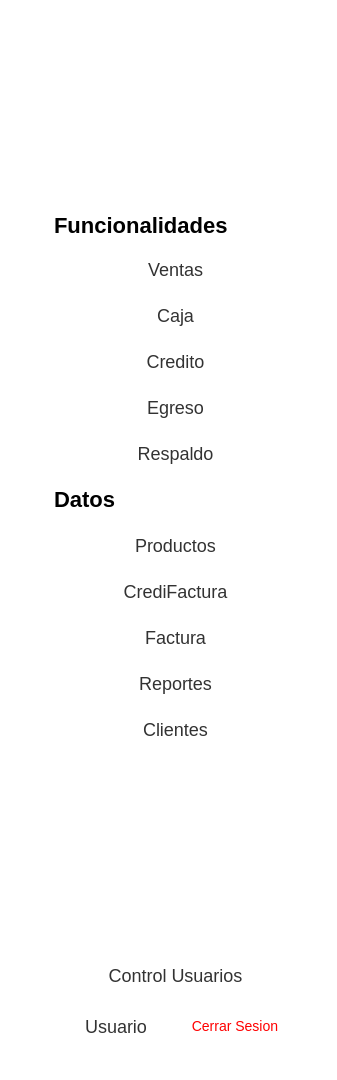
<?xml version="1.0" encoding="UTF-8"?>
<ui version="4.0">
 <class>Navbar</class>
 <widget class="QWidget" name="Navbar">
  <property name="geometry">
   <rect>
    <x>0</x>
    <y>0</y>
    <width>337</width>
    <height>1080</height>
   </rect>
  </property>
  <property name="sizePolicy">
   <sizepolicy hsizetype="Preferred" vsizetype="Fixed">
    <horstretch>0</horstretch>
    <verstretch>0</verstretch>
   </sizepolicy>
  </property>
  <property name="windowTitle">
   <string>Form</string>
  </property>
  <property name="styleSheet">
   <string notr="true">background-color: rgb(255, 255, 255);
</string>
  </property>
  <layout class="QHBoxLayout" name="horizontalLayout_2">
   <item>
    <widget class="QWidget" name="Contenedor" native="true">
     <property name="sizePolicy">
      <sizepolicy hsizetype="Preferred" vsizetype="Expanding">
       <horstretch>0</horstretch>
       <verstretch>0</verstretch>
      </sizepolicy>
     </property>
     <property name="minimumSize">
      <size>
       <width>0</width>
       <height>900</height>
      </size>
     </property>
     <property name="styleSheet">
      <string notr="true">
QPushButton {
    background-color: black; /* Fondo blanco */
    border: none; /* Sin borde ni decoración inicial */
    color:  white; /* Color del texto */
    border-radius: 15px; /* Bordes circulares */
    padding: 5px 10px; /* Espaciado interno para mejor apariencia */
	height: 40px; /* Altura del botón */
    text-align: center; /* Alinea el texto del botón a la izquierda */
    font-size: 18px; /* Tamaño de fuente */
	margin-top:20px;
}

QPushButton:hover {
    background-color: rgb(106, 106, 106); /* Gris claro al pasar el mouse */
    cursor: pointer; /* Cursor de mano al pasar sobre el botón */
}

QToolButton {
    background-color: white; /* Fondo blanco */
    border: none; /* Sin borde ni decoración inicial */
    color:  rgb(50, 50, 50); /* Color del texto */
    border-radius: 15px; /* Bordes circulares */
    padding: 5px 10px; /* Espaciado interno para mejor apariencia */
	height: 40px; /* Altura del botón */
    text-align: left; /* Alinea el texto del botón a la izquierda */
    font-size: 18px; /* Tamaño de fuente */
    cursor: pointer;
}

QToolButton:hover {
    background-color: #f2f2f2; /* Gris claro al pasar el mouse */
    cursor: pointer;
}
QLineEdit {
    background-color: rgb(255, 255, 255); /* Fondo blanco */
    border: none; /* Sin bordes visibles */
    padding: 4px; /* Espaciado interno entre el texto y los bordes */
    margin-right: 5px; /* Espaciado externo solo a la derecha */
    border-radius: 10px; /* Bordes redondeados */
    color: black; /* Texto negro */
    text-align: left; /* Texto alineado a la izquierda */
    font-size: 18px; /* Tamaño del texto */
}

/* Cuando el QLineEdit está enfocado (se está escribiendo) */
QLineEdit:focus {
    background-color: rgb(230, 230, 250); /* Color de fondo cuando el campo está activo */
    border: 1px solid rgb(0, 0, 0); /* Borde negro al estar activo */
}

QLabel {
    font-size: 20px; /* Tamaño de fuente */
    color:  black; /* Color del texto */
    margin-right: 10px; /* Espaciado a la derecha */
    padding: 5px; /* Espaciado interno */
    text-align: left; /* Alineación del texto a la izquierda */
}
QTableWidget {
    border: none;
    background-color: #ffffff; /* Fondo blanco para la tabla */
    box-shadow: 0 4px 8px rgba(0, 0, 0, 0.1); /* Sombra suave alrededor de la tabla */
}

QTableWidget::item {
    background-color: #f2f2f2; 
    border: none; 
    transition: background-color 0.3s ease; /* Suavizado de transición de color de fondo */
    pointer-events: none; /* Desactiva la interacción con las celdas (como editar) */
}

QTableWidget::item:selected {
    background-color: #aad4ff; /* Color azul claro para celdas seleccionadas */
    color: black; /* Texto negro para celdas seleccionadas */
}

QTableWidget::item:hover {
    background-color: #e6e6e6; /* Color de fondo al pasar el cursor sobre las celdas */
}

QHeaderView::section {
    border: none; 
    background-color: #f2f2f2; 
    font-weight: normal; /* No negritas */
    text-align: center; /* Centrado del texto en los encabezados */
    box-shadow: 0 2px 4px rgba(0, 0, 0, 0.1); /* Sombra suave para los encabezados */
}

QHeaderView::section:focus {
    background-color: #f2f2f2; /* Sin color de fondo cuando está en foco */
    border: none; /* Sin borde cuando está en foco */
}

QTableWidget::item:focus {
    border: none; /* Sin borde cuando las celdas tienen el foco */
    background-color: #f2f2f2; /* Mantener el fondo sin color azul */
}

QTableCornerButton::section {
    background-color: #f2f2f2; 
    border: none; 
}

QTableWidget::verticalHeader {
    background-color: #f2f2f2;
    border: none;
    font-weight: normal; /* No negritas */
}

QTableWidget::item:hover {
    background-color: #e6e6e6; /* Color de fondo al pasar el cursor sobre las celdas */
}

/* Personalización de la barra de desplazamiento */
QScrollBar:vertical {
    border: none;
    background: #f7f7f7; /* Fondo de la barra */
    width: 8px; /* Barra más delgada */
    border-radius: 4px; /* Bordes más redondeados */
}

QScrollBar::handle:vertical {
    background: #bbb; /* Fondo del control deslizante */
    min-height: 20px; /* Control deslizante más delgado */
    border-radius: 4px; /* Bordes redondeados */
    transition: background-color 0.3s ease; /* Transición suave para el cambio de color */
}

QScrollBar::handle:vertical:hover {
    background: #888; /* Color más oscuro cuando el control deslizante está siendo desplazado */
}

QScrollBar::add-line:vertical, QScrollBar::sub-line:vertical {
    border: none;
    background: #f2f2f2; /* Fondo para los botones de la barra */
    height: 0px; /* Sin altura para los botones */
}

QScrollBar:horizontal {
    border: none;
    background: #f7f7f7; /* Fondo de la barra */
    height: 8px; /* Barra más delgada */
    border-radius: 4px; /* Bordes más redondeados */
}

QScrollBar::handle:horizontal {
    background: #bbb; /* Fondo del control deslizante */
    min-width: 20px; /* Control deslizante más delgado */
    border-radius: 4px; /* Bordes redondeados */
    transition: background-color 0.3s ease; /* Transición suave para el cambio de color */
}

QScrollBar::handle:horizontal:hover {
    background: #888; /* Color más oscuro cuando el control deslizante está siendo desplazado */
}

QScrollBar::add-line:horizontal, QScrollBar::sub-line:horizontal {
    border: none;
    background: #f2f2f2; /* Fondo para los botones de la barra */
    width: 0px; /* Sin ancho para los botones */
}


</string>
     </property>
     <layout class="QHBoxLayout" name="horizontalLayout">
      <item>
       <widget class="QWidget" name="QWNavbar" native="true">
        <property name="sizePolicy">
         <sizepolicy hsizetype="Fixed" vsizetype="Expanding">
          <horstretch>0</horstretch>
          <verstretch>0</verstretch>
         </sizepolicy>
        </property>
        <property name="minimumSize">
         <size>
          <width>250</width>
          <height>800</height>
         </size>
        </property>
        <property name="styleSheet">
         <string notr="true">#QWNavbar {
    background-color: white; /* Fondo blanco */
}
</string>
        </property>
        <layout class="QVBoxLayout" name="verticalLayout">
         <item alignment="Qt::AlignTop">
          <widget class="QLabel" name="LabelImgNavbar">
           <property name="enabled">
            <bool>true</bool>
           </property>
           <property name="sizePolicy">
            <sizepolicy hsizetype="Fixed" vsizetype="Fixed">
             <horstretch>50</horstretch>
             <verstretch>50</verstretch>
            </sizepolicy>
           </property>
           <property name="minimumSize">
            <size>
             <width>80</width>
             <height>130</height>
            </size>
           </property>
           <property name="maximumSize">
            <size>
             <width>260</width>
             <height>70</height>
            </size>
           </property>
           <property name="styleSheet">
            <string notr="true">#LabelImg {
    background-position: center;
    background-repeat: no-repeat;
    background-size: 100% 100%; /* Ajusta la imagen para que ocupe todo el área del label */
    height: 200px; /* Ajusta la altura del QLabel */
    width: 300px; /* Ajusta el ancho del QLabel */
}
</string>
           </property>
           <property name="text">
            <string/>
           </property>
           <property name="pixmap">
            <pixmap>../../assets/Logo.png</pixmap>
           </property>
           <property name="scaledContents">
            <bool>true</bool>
           </property>
          </widget>
         </item>
         <item>
          <spacer name="verticalSpacer_2">
           <property name="orientation">
            <enum>Qt::Vertical</enum>
           </property>
           <property name="sizeType">
            <enum>QSizePolicy::Fixed</enum>
           </property>
           <property name="sizeHint" stdset="0">
            <size>
             <width>20</width>
             <height>20</height>
            </size>
           </property>
          </spacer>
         </item>
         <item>
          <widget class="QLabel" name="LabelFuncionalidades">
           <property name="sizePolicy">
            <sizepolicy hsizetype="Fixed" vsizetype="Fixed">
             <horstretch>0</horstretch>
             <verstretch>0</verstretch>
            </sizepolicy>
           </property>
           <property name="minimumSize">
            <size>
             <width>250</width>
             <height>30</height>
            </size>
           </property>
           <property name="maximumSize">
            <size>
             <width>300</width>
             <height>50</height>
            </size>
           </property>
           <property name="styleSheet">
            <string notr="true">#LabelFuncionalidades {
    font-weight: bold; /* Negrita */
    font-size: 22px; /* Tamaño de fuente */
}
</string>
           </property>
           <property name="text">
            <string>Funcionalidades</string>
           </property>
          </widget>
         </item>
         <item>
          <widget class="QToolButton" name="BtnVentas">
           <property name="sizePolicy">
            <sizepolicy hsizetype="Preferred" vsizetype="Fixed">
             <horstretch>0</horstretch>
             <verstretch>0</verstretch>
            </sizepolicy>
           </property>
           <property name="minimumSize">
            <size>
             <width>0</width>
             <height>0</height>
            </size>
           </property>
           <property name="maximumSize">
            <size>
             <width>16777215</width>
             <height>40</height>
            </size>
           </property>
           <property name="cursor">
            <cursorShape>PointingHandCursor</cursorShape>
           </property>
           <property name="toolTip">
            <string>&lt;html&gt;&lt;head/&gt;&lt;body&gt;&lt;p align=&quot;center&quot;&gt;&lt;br/&gt;&lt;/p&gt;&lt;/body&gt;&lt;/html&gt;</string>
           </property>
           <property name="styleSheet">
            <string notr="true">
    padding-left: 10px; /* Distancia entre icono y borde izquierdo */
    text-align: right; /* Texto más hacia la derecha */

</string>
           </property>
           <property name="text">
            <string>   Ventas</string>
           </property>
           <property name="icon">
            <iconset>
             <normaloff>../../assets/iconos/ventas.png</normaloff>../../assets/iconos/ventas.png</iconset>
           </property>
           <property name="iconSize">
            <size>
             <width>30</width>
             <height>30</height>
            </size>
           </property>
           <property name="toolButtonStyle">
            <enum>Qt::ToolButtonTextBesideIcon</enum>
           </property>
           <property name="autoRaise">
            <bool>false</bool>
           </property>
          </widget>
         </item>
         <item>
          <widget class="QToolButton" name="BtnCaja">
           <property name="sizePolicy">
            <sizepolicy hsizetype="Preferred" vsizetype="Fixed">
             <horstretch>0</horstretch>
             <verstretch>0</verstretch>
            </sizepolicy>
           </property>
           <property name="maximumSize">
            <size>
             <width>16777215</width>
             <height>40</height>
            </size>
           </property>
           <property name="cursor">
            <cursorShape>PointingHandCursor</cursorShape>
           </property>
           <property name="styleSheet">
            <string notr="true"/>
           </property>
           <property name="text">
            <string>   Caja</string>
           </property>
           <property name="icon">
            <iconset>
             <normaloff>../../assets/iconos/Caja.png</normaloff>../../assets/iconos/Caja.png</iconset>
           </property>
           <property name="iconSize">
            <size>
             <width>30</width>
             <height>30</height>
            </size>
           </property>
           <property name="toolButtonStyle">
            <enum>Qt::ToolButtonTextBesideIcon</enum>
           </property>
          </widget>
         </item>
         <item>
          <widget class="QToolButton" name="BtnCredito">
           <property name="sizePolicy">
            <sizepolicy hsizetype="Preferred" vsizetype="Fixed">
             <horstretch>0</horstretch>
             <verstretch>0</verstretch>
            </sizepolicy>
           </property>
           <property name="maximumSize">
            <size>
             <width>16777215</width>
             <height>40</height>
            </size>
           </property>
           <property name="cursor">
            <cursorShape>PointingHandCursor</cursorShape>
           </property>
           <property name="text">
            <string>   Credito</string>
           </property>
           <property name="icon">
            <iconset>
             <normaloff>../../assets/iconos/Credito.png</normaloff>../../assets/iconos/Credito.png</iconset>
           </property>
           <property name="iconSize">
            <size>
             <width>30</width>
             <height>30</height>
            </size>
           </property>
           <property name="toolButtonStyle">
            <enum>Qt::ToolButtonTextBesideIcon</enum>
           </property>
          </widget>
         </item>
         <item>
          <widget class="QToolButton" name="BtnEgreso">
           <property name="sizePolicy">
            <sizepolicy hsizetype="Preferred" vsizetype="Fixed">
             <horstretch>0</horstretch>
             <verstretch>0</verstretch>
            </sizepolicy>
           </property>
           <property name="maximumSize">
            <size>
             <width>16777215</width>
             <height>40</height>
            </size>
           </property>
           <property name="cursor">
            <cursorShape>PointingHandCursor</cursorShape>
           </property>
           <property name="text">
            <string>   Egreso</string>
           </property>
           <property name="icon">
            <iconset>
             <normaloff>../../assets/iconos/Egreso.png</normaloff>../../assets/iconos/Egreso.png</iconset>
           </property>
           <property name="iconSize">
            <size>
             <width>30</width>
             <height>30</height>
            </size>
           </property>
           <property name="toolButtonStyle">
            <enum>Qt::ToolButtonTextBesideIcon</enum>
           </property>
          </widget>
         </item>
         <item>
          <widget class="QToolButton" name="BtnRespaldo">
           <property name="sizePolicy">
            <sizepolicy hsizetype="Preferred" vsizetype="Fixed">
             <horstretch>0</horstretch>
             <verstretch>0</verstretch>
            </sizepolicy>
           </property>
           <property name="maximumSize">
            <size>
             <width>16777215</width>
             <height>40</height>
            </size>
           </property>
           <property name="cursor">
            <cursorShape>PointingHandCursor</cursorShape>
           </property>
           <property name="text">
            <string>   Respaldo</string>
           </property>
           <property name="icon">
            <iconset>
             <normaloff>../../assets/iconos/Respaldo.png</normaloff>../../assets/iconos/Respaldo.png</iconset>
           </property>
           <property name="iconSize">
            <size>
             <width>30</width>
             <height>30</height>
            </size>
           </property>
           <property name="toolButtonStyle">
            <enum>Qt::ToolButtonTextBesideIcon</enum>
           </property>
          </widget>
         </item>
         <item>
          <widget class="QLabel" name="LabelDatos">
           <property name="sizePolicy">
            <sizepolicy hsizetype="Fixed" vsizetype="Fixed">
             <horstretch>0</horstretch>
             <verstretch>0</verstretch>
            </sizepolicy>
           </property>
           <property name="minimumSize">
            <size>
             <width>250</width>
             <height>40</height>
            </size>
           </property>
           <property name="maximumSize">
            <size>
             <width>250</width>
             <height>40</height>
            </size>
           </property>
           <property name="styleSheet">
            <string notr="true">#LabelDatos {
    font-weight: bold; /* Negrita */
    font-size: 22px; /* Tamaño de fuente */
}
</string>
           </property>
           <property name="text">
            <string>Datos</string>
           </property>
          </widget>
         </item>
         <item>
          <widget class="QToolButton" name="BtnProductos">
           <property name="sizePolicy">
            <sizepolicy hsizetype="Preferred" vsizetype="Fixed">
             <horstretch>0</horstretch>
             <verstretch>0</verstretch>
            </sizepolicy>
           </property>
           <property name="maximumSize">
            <size>
             <width>16777215</width>
             <height>40</height>
            </size>
           </property>
           <property name="cursor">
            <cursorShape>PointingHandCursor</cursorShape>
           </property>
           <property name="text">
            <string>   Productos</string>
           </property>
           <property name="icon">
            <iconset>
             <normaloff>../../assets/iconos/Productos.png</normaloff>../../assets/iconos/Productos.png</iconset>
           </property>
           <property name="iconSize">
            <size>
             <width>30</width>
             <height>30</height>
            </size>
           </property>
           <property name="toolButtonStyle">
            <enum>Qt::ToolButtonTextBesideIcon</enum>
           </property>
          </widget>
         </item>
         <item>
          <widget class="QToolButton" name="BtnCrediFactura">
           <property name="sizePolicy">
            <sizepolicy hsizetype="Preferred" vsizetype="Fixed">
             <horstretch>0</horstretch>
             <verstretch>0</verstretch>
            </sizepolicy>
           </property>
           <property name="maximumSize">
            <size>
             <width>16777215</width>
             <height>40</height>
            </size>
           </property>
           <property name="cursor">
            <cursorShape>PointingHandCursor</cursorShape>
           </property>
           <property name="text">
            <string>   CrediFactura</string>
           </property>
           <property name="icon">
            <iconset>
             <normaloff>../../assets/iconos/CrediFactura.png</normaloff>../../assets/iconos/CrediFactura.png</iconset>
           </property>
           <property name="iconSize">
            <size>
             <width>30</width>
             <height>30</height>
            </size>
           </property>
           <property name="toolButtonStyle">
            <enum>Qt::ToolButtonTextBesideIcon</enum>
           </property>
          </widget>
         </item>
         <item>
          <widget class="QToolButton" name="BtnFacturas">
           <property name="sizePolicy">
            <sizepolicy hsizetype="Preferred" vsizetype="Fixed">
             <horstretch>0</horstretch>
             <verstretch>0</verstretch>
            </sizepolicy>
           </property>
           <property name="maximumSize">
            <size>
             <width>16777215</width>
             <height>40</height>
            </size>
           </property>
           <property name="cursor">
            <cursorShape>PointingHandCursor</cursorShape>
           </property>
           <property name="text">
            <string>   Factura</string>
           </property>
           <property name="icon">
            <iconset>
             <normaloff>../../assets/iconos/Facturas.png</normaloff>../../assets/iconos/Facturas.png</iconset>
           </property>
           <property name="iconSize">
            <size>
             <width>30</width>
             <height>30</height>
            </size>
           </property>
           <property name="toolButtonStyle">
            <enum>Qt::ToolButtonTextBesideIcon</enum>
           </property>
          </widget>
         </item>
         <item>
          <widget class="QToolButton" name="BtnReportes">
           <property name="sizePolicy">
            <sizepolicy hsizetype="Preferred" vsizetype="Fixed">
             <horstretch>0</horstretch>
             <verstretch>0</verstretch>
            </sizepolicy>
           </property>
           <property name="maximumSize">
            <size>
             <width>16777215</width>
             <height>40</height>
            </size>
           </property>
           <property name="cursor">
            <cursorShape>PointingHandCursor</cursorShape>
           </property>
           <property name="text">
            <string>   Reportes</string>
           </property>
           <property name="icon">
            <iconset>
             <normaloff>../../assets/iconos/Reportes.png</normaloff>../../assets/iconos/Reportes.png</iconset>
           </property>
           <property name="iconSize">
            <size>
             <width>30</width>
             <height>30</height>
            </size>
           </property>
           <property name="toolButtonStyle">
            <enum>Qt::ToolButtonTextBesideIcon</enum>
           </property>
          </widget>
         </item>
         <item>
          <widget class="QToolButton" name="BtnClientes">
           <property name="sizePolicy">
            <sizepolicy hsizetype="Preferred" vsizetype="Fixed">
             <horstretch>0</horstretch>
             <verstretch>0</verstretch>
            </sizepolicy>
           </property>
           <property name="maximumSize">
            <size>
             <width>16777215</width>
             <height>40</height>
            </size>
           </property>
           <property name="cursor">
            <cursorShape>PointingHandCursor</cursorShape>
           </property>
           <property name="text">
            <string>   Clientes</string>
           </property>
           <property name="icon">
            <iconset>
             <normaloff>../../assets/iconos/Clientes.png</normaloff>../../assets/iconos/Clientes.png</iconset>
           </property>
           <property name="iconSize">
            <size>
             <width>30</width>
             <height>30</height>
            </size>
           </property>
           <property name="toolButtonStyle">
            <enum>Qt::ToolButtonTextBesideIcon</enum>
           </property>
          </widget>
         </item>
         <item>
          <spacer name="verticalSpacer">
           <property name="orientation">
            <enum>Qt::Vertical</enum>
           </property>
           <property name="sizeType">
            <enum>QSizePolicy::Fixed</enum>
           </property>
           <property name="sizeHint" stdset="0">
            <size>
             <width>20</width>
             <height>200</height>
            </size>
           </property>
          </spacer>
         </item>
         <item>
          <widget class="QToolButton" name="BtnControlUsuario">
           <property name="sizePolicy">
            <sizepolicy hsizetype="Preferred" vsizetype="Fixed">
             <horstretch>0</horstretch>
             <verstretch>0</verstretch>
            </sizepolicy>
           </property>
           <property name="maximumSize">
            <size>
             <width>16777215</width>
             <height>40</height>
            </size>
           </property>
           <property name="cursor">
            <cursorShape>PointingHandCursor</cursorShape>
           </property>
           <property name="styleSheet">
            <string notr="true"/>
           </property>
           <property name="text">
            <string>   Control Usuarios</string>
           </property>
           <property name="icon">
            <iconset>
             <normaloff>../../assets/iconos/Usuarios.png</normaloff>../../assets/iconos/Usuarios.png</iconset>
           </property>
           <property name="iconSize">
            <size>
             <width>30</width>
             <height>30</height>
            </size>
           </property>
           <property name="toolButtonStyle">
            <enum>Qt::ToolButtonTextBesideIcon</enum>
           </property>
          </widget>
         </item>
         <item>
          <widget class="QWidget" name="widget" native="true">
           <property name="maximumSize">
            <size>
             <width>16777215</width>
             <height>50</height>
            </size>
           </property>
           <property name="styleSheet">
            <string notr="true">padding: 0;
margin: 0;</string>
           </property>
           <layout class="QHBoxLayout" name="horizontalLayout_3">
            <item>
             <widget class="QToolButton" name="BtnUsuario">
              <property name="sizePolicy">
               <sizepolicy hsizetype="Preferred" vsizetype="Fixed">
                <horstretch>0</horstretch>
                <verstretch>0</verstretch>
               </sizepolicy>
              </property>
              <property name="maximumSize">
               <size>
                <width>130</width>
                <height>16777215</height>
               </size>
              </property>
              <property name="cursor">
               <cursorShape>ArrowCursor</cursorShape>
              </property>
              <property name="styleSheet">
               <string notr="true">background-color: rgb(255, 255, 255);
</string>
              </property>
              <property name="text">
               <string>Usuario</string>
              </property>
              <property name="icon">
               <iconset>
                <normaloff>../../assets/iconos/perfil.png</normaloff>../../assets/iconos/perfil.png</iconset>
              </property>
              <property name="iconSize">
               <size>
                <width>60</width>
                <height>60</height>
               </size>
              </property>
              <property name="toolButtonStyle">
               <enum>Qt::ToolButtonTextBesideIcon</enum>
              </property>
             </widget>
            </item>
            <item>
             <widget class="QToolButton" name="BtnCerrarSesion">
              <property name="cursor">
               <cursorShape>PointingHandCursor</cursorShape>
              </property>
              <property name="styleSheet">
               <string notr="true">color: red;
font-size: 14px;</string>
              </property>
              <property name="text">
               <string>Cerrar Sesion</string>
              </property>
              <property name="icon">
               <iconset>
                <normaloff>../../assets/iconos/cerrar-sesion.png</normaloff>../../assets/iconos/cerrar-sesion.png</iconset>
              </property>
              <property name="iconSize">
               <size>
                <width>20</width>
                <height>20</height>
               </size>
              </property>
              <property name="toolButtonStyle">
               <enum>Qt::ToolButtonTextBesideIcon</enum>
              </property>
             </widget>
            </item>
           </layout>
          </widget>
         </item>
        </layout>
       </widget>
      </item>
     </layout>
    </widget>
   </item>
  </layout>
 </widget>
 <resources/>
 <connections/>
</ui>
